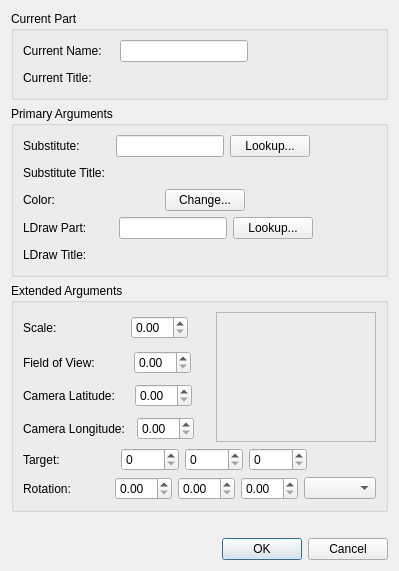
<?xml version="1.0" encoding="UTF-8"?>
<ui version="4.0">
 <class>SubstitutePartDialog</class>
 <widget class="QDialog" name="SubstitutePartDialog">
  <property name="geometry">
   <rect>
    <x>0</x>
    <y>0</y>
    <width>381</width>
    <height>534</height>
   </rect>
  </property>
  <property name="windowTitle">
   <string>Dialog</string>
  </property>
  <layout class="QVBoxLayout" name="verticalLayout_4">
   <item>
    <widget class="QGroupBox" name="currrentPartBox">
     <property name="title">
      <string>Current Part</string>
     </property>
     <layout class="QVBoxLayout" name="verticalLayout">
      <item>
       <layout class="QHBoxLayout" name="horizontalLayout_3">
        <item>
         <widget class="QLabel" name="name_Lbl">
          <property name="text">
           <string>Current Name:</string>
          </property>
         </widget>
        </item>
        <item>
         <spacer name="horizontalSpacer_19">
          <property name="orientation">
           <enum>Qt::Horizontal</enum>
          </property>
          <property name="sizeType">
           <enum>QSizePolicy::Fixed</enum>
          </property>
          <property name="sizeHint" stdset="0">
           <size>
            <width>12</width>
            <height>20</height>
           </size>
          </property>
         </spacer>
        </item>
        <item>
         <widget class="QLineEdit" name="nameEdit"/>
        </item>
        <item>
         <spacer name="horizontalSpacer_8">
          <property name="orientation">
           <enum>Qt::Horizontal</enum>
          </property>
          <property name="sizeHint" stdset="0">
           <size>
            <width>40</width>
            <height>20</height>
           </size>
          </property>
         </spacer>
        </item>
       </layout>
      </item>
      <item>
       <layout class="QHBoxLayout" name="horizontalLayout_4">
        <item>
         <widget class="QLabel" name="label_2">
          <property name="text">
           <string>Current Title:</string>
          </property>
         </widget>
        </item>
        <item>
         <spacer name="horizontalSpacer_20">
          <property name="orientation">
           <enum>Qt::Horizontal</enum>
          </property>
          <property name="sizeType">
           <enum>QSizePolicy::Fixed</enum>
          </property>
          <property name="sizeHint" stdset="0">
           <size>
            <width>19</width>
            <height>20</height>
           </size>
          </property>
         </spacer>
        </item>
        <item>
         <widget class="QLabel" name="titleLbl">
          <property name="sizePolicy">
           <sizepolicy hsizetype="Expanding" vsizetype="Fixed">
            <horstretch>0</horstretch>
            <verstretch>0</verstretch>
           </sizepolicy>
          </property>
          <property name="minimumSize">
           <size>
            <width>0</width>
            <height>20</height>
           </size>
          </property>
          <property name="frameShape">
           <enum>QFrame::NoFrame</enum>
          </property>
          <property name="text">
           <string/>
          </property>
         </widget>
        </item>
       </layout>
      </item>
     </layout>
    </widget>
   </item>
   <item>
    <widget class="QGroupBox" name="primarySettingsBox">
     <property name="title">
      <string>Primary Arguments</string>
     </property>
     <layout class="QVBoxLayout" name="verticalLayout_2">
      <item>
       <layout class="QHBoxLayout" name="horizontalLayout">
        <item>
         <widget class="QLabel" name="substitute_Lbl">
          <property name="text">
           <string>Substitute:</string>
          </property>
         </widget>
        </item>
        <item>
         <spacer name="horizontalSpacer_21">
          <property name="orientation">
           <enum>Qt::Horizontal</enum>
          </property>
          <property name="sizeType">
           <enum>QSizePolicy::Fixed</enum>
          </property>
          <property name="sizeHint" stdset="0">
           <size>
            <width>30</width>
            <height>20</height>
           </size>
          </property>
         </spacer>
        </item>
        <item>
         <widget class="QLineEdit" name="substituteEdit">
          <property name="sizePolicy">
           <sizepolicy hsizetype="Expanding" vsizetype="Fixed">
            <horstretch>0</horstretch>
            <verstretch>0</verstretch>
           </sizepolicy>
          </property>
          <property name="minimumSize">
           <size>
            <width>90</width>
            <height>20</height>
           </size>
          </property>
         </widget>
        </item>
        <item>
         <widget class="QPushButton" name="typeBtn">
          <property name="text">
           <string>Lookup...</string>
          </property>
         </widget>
        </item>
        <item>
         <spacer name="horizontalSpacer_6">
          <property name="orientation">
           <enum>Qt::Horizontal</enum>
          </property>
          <property name="sizeHint" stdset="0">
           <size>
            <width>40</width>
            <height>20</height>
           </size>
          </property>
         </spacer>
        </item>
       </layout>
      </item>
      <item>
       <layout class="QHBoxLayout" name="horizontalLayout_6">
        <item>
         <widget class="QLabel" name="label_3">
          <property name="text">
           <string>Substitute Title:</string>
          </property>
         </widget>
        </item>
        <item>
         <spacer name="horizontalSpacer_22">
          <property name="orientation">
           <enum>Qt::Horizontal</enum>
          </property>
          <property name="sizeType">
           <enum>QSizePolicy::Fixed</enum>
          </property>
          <property name="sizeHint" stdset="0">
           <size>
            <width>7</width>
            <height>20</height>
           </size>
          </property>
         </spacer>
        </item>
        <item>
         <widget class="QLabel" name="substitueTitleLbl">
          <property name="sizePolicy">
           <sizepolicy hsizetype="Expanding" vsizetype="Fixed">
            <horstretch>0</horstretch>
            <verstretch>0</verstretch>
           </sizepolicy>
          </property>
          <property name="minimumSize">
           <size>
            <width>0</width>
            <height>20</height>
           </size>
          </property>
          <property name="frameShape">
           <enum>QFrame::NoFrame</enum>
          </property>
          <property name="text">
           <string/>
          </property>
         </widget>
        </item>
       </layout>
      </item>
      <item>
       <layout class="QHBoxLayout" name="horizontalLayout_7">
        <item>
         <widget class="QLabel" name="color_Lbl">
          <property name="sizePolicy">
           <sizepolicy hsizetype="Preferred" vsizetype="Preferred">
            <horstretch>0</horstretch>
            <verstretch>0</verstretch>
           </sizepolicy>
          </property>
          <property name="text">
           <string>Color:</string>
          </property>
         </widget>
        </item>
        <item>
         <spacer name="horizontalSpacer_16">
          <property name="orientation">
           <enum>Qt::Horizontal</enum>
          </property>
          <property name="sizeType">
           <enum>QSizePolicy::Fixed</enum>
          </property>
          <property name="sizeHint" stdset="0">
           <size>
            <width>54</width>
            <height>20</height>
           </size>
          </property>
         </spacer>
        </item>
        <item>
         <widget class="QLabel" name="colorLbl">
          <property name="sizePolicy">
           <sizepolicy hsizetype="Fixed" vsizetype="Preferred">
            <horstretch>0</horstretch>
            <verstretch>0</verstretch>
           </sizepolicy>
          </property>
          <property name="minimumSize">
           <size>
            <width>44</width>
            <height>0</height>
           </size>
          </property>
          <property name="frameShape">
           <enum>QFrame::NoFrame</enum>
          </property>
          <property name="text">
           <string/>
          </property>
         </widget>
        </item>
        <item>
         <widget class="QPushButton" name="colorBtn">
          <property name="sizePolicy">
           <sizepolicy hsizetype="Minimum" vsizetype="Fixed">
            <horstretch>0</horstretch>
            <verstretch>0</verstretch>
           </sizepolicy>
          </property>
          <property name="text">
           <string>Change...</string>
          </property>
         </widget>
        </item>
        <item>
         <spacer name="horizontalSpacer_5">
          <property name="orientation">
           <enum>Qt::Horizontal</enum>
          </property>
          <property name="sizeHint" stdset="0">
           <size>
            <width>40</width>
            <height>20</height>
           </size>
          </property>
         </spacer>
        </item>
       </layout>
      </item>
      <item>
       <layout class="QHBoxLayout" name="horizontalLayout_2">
        <item>
         <widget class="QLabel" name="ldrawLbl">
          <property name="toolTip">
           <string>Specify LDraw part if substitute is a generated part - Optional</string>
          </property>
          <property name="text">
           <string>LDraw Part:</string>
          </property>
         </widget>
        </item>
        <item>
         <spacer name="horizontalSpacer_11">
          <property name="orientation">
           <enum>Qt::Horizontal</enum>
          </property>
          <property name="sizeType">
           <enum>QSizePolicy::Fixed</enum>
          </property>
          <property name="sizeHint" stdset="0">
           <size>
            <width>26</width>
            <height>20</height>
           </size>
          </property>
         </spacer>
        </item>
        <item>
         <widget class="QLineEdit" name="ldrawEdit">
          <property name="toolTip">
           <string>Specify LDraw part if substitute is a generated part - Optional</string>
          </property>
         </widget>
        </item>
        <item>
         <widget class="QPushButton" name="ldrawTypeBtn">
          <property name="text">
           <string>Lookup...</string>
          </property>
         </widget>
        </item>
        <item>
         <spacer name="horizontalSpacer_17">
          <property name="orientation">
           <enum>Qt::Horizontal</enum>
          </property>
          <property name="sizeHint" stdset="0">
           <size>
            <width>40</width>
            <height>20</height>
           </size>
          </property>
         </spacer>
        </item>
       </layout>
      </item>
      <item>
       <layout class="QHBoxLayout" name="horizontalLayout_5">
        <item>
         <widget class="QLabel" name="label_4">
          <property name="sizePolicy">
           <sizepolicy hsizetype="Preferred" vsizetype="Preferred">
            <horstretch>0</horstretch>
            <verstretch>0</verstretch>
           </sizepolicy>
          </property>
          <property name="text">
           <string>LDraw Title:</string>
          </property>
         </widget>
        </item>
        <item>
         <spacer name="horizontalSpacer_18">
          <property name="orientation">
           <enum>Qt::Horizontal</enum>
          </property>
          <property name="sizeType">
           <enum>QSizePolicy::Fixed</enum>
          </property>
          <property name="sizeHint" stdset="0">
           <size>
            <width>27</width>
            <height>20</height>
           </size>
          </property>
         </spacer>
        </item>
        <item>
         <widget class="QLabel" name="ldrawTitleLbl">
          <property name="sizePolicy">
           <sizepolicy hsizetype="Expanding" vsizetype="Fixed">
            <horstretch>0</horstretch>
            <verstretch>0</verstretch>
           </sizepolicy>
          </property>
          <property name="minimumSize">
           <size>
            <width>0</width>
            <height>20</height>
           </size>
          </property>
          <property name="text">
           <string/>
          </property>
         </widget>
        </item>
       </layout>
      </item>
     </layout>
    </widget>
   </item>
   <item>
    <widget class="QGroupBox" name="extendedSettingsBox">
     <property name="title">
      <string>Extended Arguments</string>
     </property>
     <layout class="QVBoxLayout" name="verticalLayout_3">
      <item>
       <layout class="QGridLayout" name="gridLayout">
        <item row="1" column="0">
         <layout class="QHBoxLayout" name="horizontalLayout_10">
          <item>
           <widget class="QLabel" name="fov_Lbl">
            <property name="text">
             <string>Field of View:</string>
            </property>
            <property name="alignment">
             <set>Qt::AlignLeading|Qt::AlignLeft|Qt::AlignVCenter</set>
            </property>
           </widget>
          </item>
          <item>
           <spacer name="horizontalSpacer_13">
            <property name="orientation">
             <enum>Qt::Horizontal</enum>
            </property>
            <property name="sizeType">
             <enum>QSizePolicy::Fixed</enum>
            </property>
            <property name="sizeHint" stdset="0">
             <size>
              <width>33</width>
              <height>20</height>
             </size>
            </property>
           </spacer>
          </item>
          <item>
           <widget class="QDoubleSpinBox" name="fovSpin"/>
          </item>
          <item>
           <spacer name="horizontalSpacer_2">
            <property name="orientation">
             <enum>Qt::Horizontal</enum>
            </property>
            <property name="sizeHint" stdset="0">
             <size>
              <width>10</width>
              <height>20</height>
             </size>
            </property>
           </spacer>
          </item>
         </layout>
        </item>
        <item row="3" column="0">
         <layout class="QHBoxLayout" name="horizontalLayout_8">
          <item>
           <widget class="QLabel" name="longitude_Lbl">
            <property name="sizePolicy">
             <sizepolicy hsizetype="Preferred" vsizetype="Preferred">
              <horstretch>0</horstretch>
              <verstretch>0</verstretch>
             </sizepolicy>
            </property>
            <property name="text">
             <string>Camera Longitude:</string>
            </property>
            <property name="alignment">
             <set>Qt::AlignLeading|Qt::AlignLeft|Qt::AlignVCenter</set>
            </property>
           </widget>
          </item>
          <item>
           <spacer name="horizontalSpacer_15">
            <property name="orientation">
             <enum>Qt::Horizontal</enum>
            </property>
            <property name="sizeType">
             <enum>QSizePolicy::Fixed</enum>
            </property>
            <property name="sizeHint" stdset="0">
             <size>
              <width>6</width>
              <height>20</height>
             </size>
            </property>
           </spacer>
          </item>
          <item>
           <widget class="QDoubleSpinBox" name="longitudeSpin"/>
          </item>
          <item>
           <spacer name="horizontalSpacer_4">
            <property name="orientation">
             <enum>Qt::Horizontal</enum>
            </property>
            <property name="sizeHint" stdset="0">
             <size>
              <width>10</width>
              <height>20</height>
             </size>
            </property>
           </spacer>
          </item>
         </layout>
        </item>
        <item row="2" column="0">
         <layout class="QHBoxLayout" name="horizontalLayout_9">
          <item>
           <widget class="QLabel" name="latitude_Lbl">
            <property name="sizePolicy">
             <sizepolicy hsizetype="Preferred" vsizetype="Preferred">
              <horstretch>0</horstretch>
              <verstretch>0</verstretch>
             </sizepolicy>
            </property>
            <property name="text">
             <string>Camera Latitude:</string>
            </property>
            <property name="alignment">
             <set>Qt::AlignLeading|Qt::AlignLeft|Qt::AlignVCenter</set>
            </property>
           </widget>
          </item>
          <item>
           <spacer name="horizontalSpacer_14">
            <property name="orientation">
             <enum>Qt::Horizontal</enum>
            </property>
            <property name="sizeType">
             <enum>QSizePolicy::Fixed</enum>
            </property>
            <property name="sizeHint" stdset="0">
             <size>
              <width>14</width>
              <height>20</height>
             </size>
            </property>
           </spacer>
          </item>
          <item>
           <widget class="QDoubleSpinBox" name="latitudeSpin"/>
          </item>
          <item>
           <spacer name="horizontalSpacer_3">
            <property name="orientation">
             <enum>Qt::Horizontal</enum>
            </property>
            <property name="sizeHint" stdset="0">
             <size>
              <width>10</width>
              <height>20</height>
             </size>
            </property>
           </spacer>
          </item>
         </layout>
        </item>
        <item row="0" column="0">
         <layout class="QHBoxLayout" name="horizontalLayout_11">
          <item>
           <widget class="QLabel" name="scale_Lbl">
            <property name="text">
             <string>Scale:</string>
            </property>
           </widget>
          </item>
          <item>
           <spacer name="horizontalSpacer_12">
            <property name="orientation">
             <enum>Qt::Horizontal</enum>
            </property>
            <property name="sizeType">
             <enum>QSizePolicy::Fixed</enum>
            </property>
            <property name="sizeHint" stdset="0">
             <size>
              <width>68</width>
              <height>20</height>
             </size>
            </property>
           </spacer>
          </item>
          <item>
           <widget class="QDoubleSpinBox" name="scaleSpin"/>
          </item>
          <item>
           <spacer name="horizontalSpacer">
            <property name="orientation">
             <enum>Qt::Horizontal</enum>
            </property>
            <property name="sizeHint" stdset="0">
             <size>
              <width>30</width>
              <height>20</height>
             </size>
            </property>
           </spacer>
          </item>
         </layout>
        </item>
        <item row="0" column="1" rowspan="4">
         <widget class="QFrame" name="previewFrame">
          <property name="sizePolicy">
           <sizepolicy hsizetype="Expanding" vsizetype="Fixed">
            <horstretch>0</horstretch>
            <verstretch>0</verstretch>
           </sizepolicy>
          </property>
          <property name="minimumSize">
           <size>
            <width>160</width>
            <height>130</height>
           </size>
          </property>
          <property name="frameShape">
           <enum>QFrame::StyledPanel</enum>
          </property>
          <property name="frameShadow">
           <enum>QFrame::Raised</enum>
          </property>
         </widget>
        </item>
       </layout>
      </item>
      <item>
       <layout class="QHBoxLayout" name="horizontalLayout_12">
        <item>
         <widget class="QLabel" name="target_Lbl">
          <property name="text">
           <string>Target:</string>
          </property>
         </widget>
        </item>
        <item>
         <spacer name="horizontalSpacer_7">
          <property name="orientation">
           <enum>Qt::Horizontal</enum>
          </property>
          <property name="sizeType">
           <enum>QSizePolicy::Minimum</enum>
          </property>
          <property name="sizeHint" stdset="0">
           <size>
            <width>34</width>
            <height>20</height>
           </size>
          </property>
         </spacer>
        </item>
        <item>
         <widget class="QSpinBox" name="targetSpinX"/>
        </item>
        <item>
         <widget class="QSpinBox" name="targetSpinY"/>
        </item>
        <item>
         <widget class="QSpinBox" name="targetSpinZ"/>
        </item>
        <item>
         <spacer name="horizontalSpacer_10">
          <property name="orientation">
           <enum>Qt::Horizontal</enum>
          </property>
          <property name="sizeType">
           <enum>QSizePolicy::Fixed</enum>
          </property>
          <property name="sizeHint" stdset="0">
           <size>
            <width>69</width>
            <height>20</height>
           </size>
          </property>
         </spacer>
        </item>
       </layout>
      </item>
      <item>
       <layout class="QHBoxLayout" name="horizontalLayout_13">
        <item>
         <widget class="QLabel" name="rotation_Lbl">
          <property name="text">
           <string>Rotation:</string>
          </property>
         </widget>
        </item>
        <item>
         <spacer name="horizontalSpacer_9">
          <property name="orientation">
           <enum>Qt::Horizontal</enum>
          </property>
          <property name="sizeType">
           <enum>QSizePolicy::Minimum</enum>
          </property>
          <property name="sizeHint" stdset="0">
           <size>
            <width>38</width>
            <height>20</height>
           </size>
          </property>
         </spacer>
        </item>
        <item>
         <widget class="QDoubleSpinBox" name="rotateSpinX"/>
        </item>
        <item>
         <widget class="QDoubleSpinBox" name="rotateSpinY"/>
        </item>
        <item>
         <widget class="QDoubleSpinBox" name="rotateSpinZ"/>
        </item>
        <item>
         <widget class="QComboBox" name="transformCombo"/>
        </item>
       </layout>
      </item>
     </layout>
    </widget>
   </item>
   <item>
    <widget class="QLabel" name="messageLbl">
     <property name="sizePolicy">
      <sizepolicy hsizetype="Preferred" vsizetype="Fixed">
       <horstretch>0</horstretch>
       <verstretch>0</verstretch>
      </sizepolicy>
     </property>
     <property name="text">
      <string/>
     </property>
    </widget>
   </item>
   <item>
    <widget class="QDialogButtonBox" name="buttonBox">
     <property name="orientation">
      <enum>Qt::Horizontal</enum>
     </property>
     <property name="standardButtons">
      <set>QDialogButtonBox::Cancel|QDialogButtonBox::Ok</set>
     </property>
    </widget>
   </item>
  </layout>
 </widget>
 <tabstops>
  <tabstop>nameEdit</tabstop>
  <tabstop>substituteEdit</tabstop>
  <tabstop>typeBtn</tabstop>
  <tabstop>colorBtn</tabstop>
  <tabstop>ldrawEdit</tabstop>
  <tabstop>ldrawTypeBtn</tabstop>
  <tabstop>scaleSpin</tabstop>
  <tabstop>fovSpin</tabstop>
  <tabstop>latitudeSpin</tabstop>
  <tabstop>longitudeSpin</tabstop>
  <tabstop>targetSpinX</tabstop>
  <tabstop>targetSpinY</tabstop>
  <tabstop>targetSpinZ</tabstop>
  <tabstop>rotateSpinX</tabstop>
  <tabstop>rotateSpinY</tabstop>
  <tabstop>rotateSpinZ</tabstop>
  <tabstop>transformCombo</tabstop>
 </tabstops>
 <resources/>
 <connections>
  <connection>
   <sender>buttonBox</sender>
   <signal>accepted()</signal>
   <receiver>SubstitutePartDialog</receiver>
   <slot>accept()</slot>
   <hints>
    <hint type="sourcelabel">
     <x>248</x>
     <y>254</y>
    </hint>
    <hint type="destinationlabel">
     <x>157</x>
     <y>274</y>
    </hint>
   </hints>
  </connection>
  <connection>
   <sender>buttonBox</sender>
   <signal>rejected()</signal>
   <receiver>SubstitutePartDialog</receiver>
   <slot>reject()</slot>
   <hints>
    <hint type="sourcelabel">
     <x>316</x>
     <y>260</y>
    </hint>
    <hint type="destinationlabel">
     <x>286</x>
     <y>274</y>
    </hint>
   </hints>
  </connection>
 </connections>
</ui>
